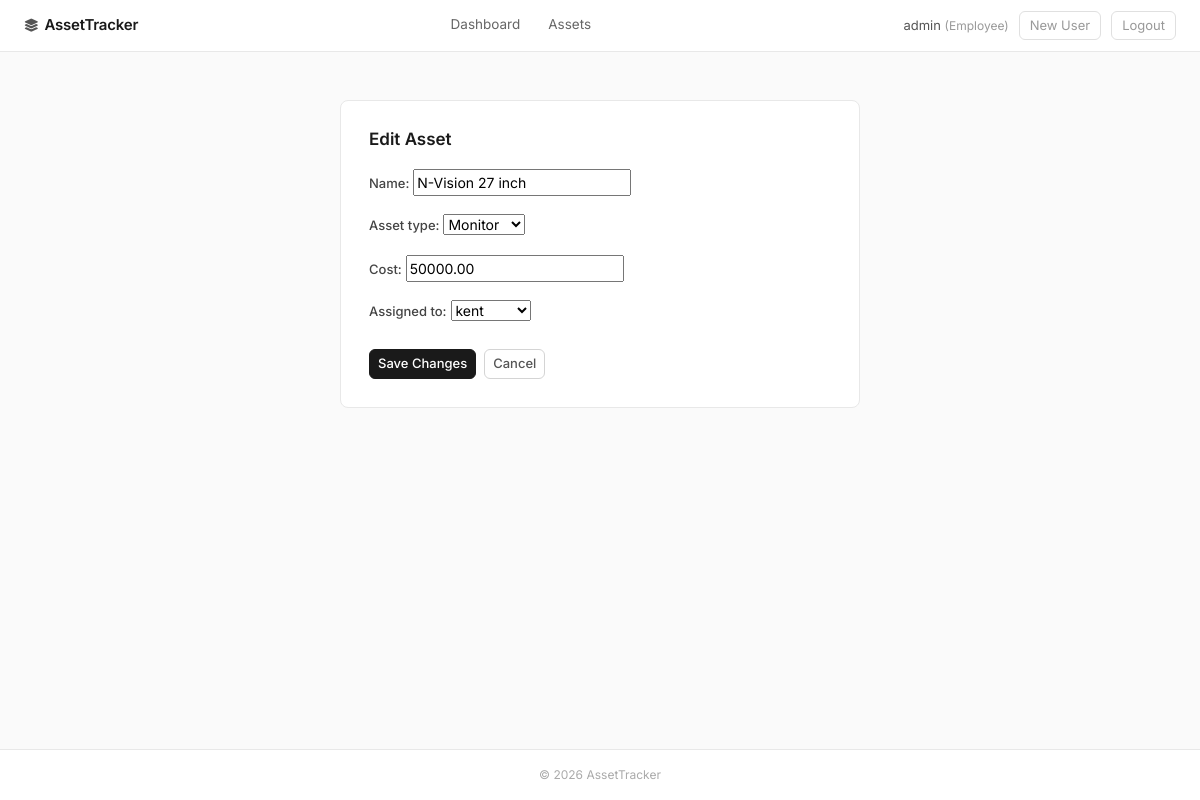
/update/21/ (signed in), run on the app's committed database.
### assets/models.py (models this page shows, shortened)
class User(AbstractUser):
    ROLE_CHOICES = (
        ('ADMIN', 'Administrator'),
        ('MANAGER', 'Manager'),
        ('EMPLOYEE', 'Employee'),
    )
    role = models.CharField(max_length=20, choices=ROLE_CHOICES, default='EMPLOYEE')
    @property
    def is_manager_or_admin(self):
        return self.role in ['ADMIN', 'MANAGER'] or self.is_superuser

class TimeStampedModel(models.Model):
    created_at = models.DateTimeField(auto_now_add=True)
    updated_at = models.DateTimeField(auto_now=True)
    class Meta:
        abstract = True

class Asset(TimeStampedModel):
    ASSET_TYPES = (
        ('LAPTOP', 'Laptop'),
        ('MONITOR', 'Monitor'),
        ('PHONE', 'Phone'),
        ('FURNITURE', 'Furniture'),
    )
    name = models.CharField(max_length=100)
    asset_type = models.CharField(max_length=20, choices=ASSET_TYPES)
    cost = models.DecimalField(max_digits=10, decimal_places=2)
    assigned_to = models.ForeignKey(User, on_delete=models.SET_NULL, null=True, blank=True, related_name='assets')
    history = HistoricalRecords()

### assets/views.py (the view)
# urls.py: path('update/<int:pk>/', AssetUpdateView.as_view(), name='asset-update'),
class AssetUpdateView(ManagerOrAdminRequiredMixin, UpdateView):
    model = Asset
    template_name = 'assets/asset_form.html'
    fields = ['name', 'asset_type', 'cost', 'assigned_to']
    success_url = reverse_lazy('asset-list')

### assets/mixins.py (called while the page is built)
    def dispatch(self, request, *args, **kwargs):
        if not request.user.is_authenticated:
            raise PermissionDenied('You must be logged in.')
        if not request.user.is_manager_or_admin:
            raise PermissionDenied('You must be a Manager or Administrator to perform this action.')
        return super().dispatch(request, *args, **kwargs)

### assets/templates/assets/asset_form.html (shortened to what this page needs)
{% extends "assets/base.html" %}
{% block content %}
<div class="form-wrapper">
    <h2>{% if form.instance.pk %}Edit Asset{% else %}New Asset{% endif %}</h2>
    <form method="post">
        {{ form.as_p }}
        <div class="d-flex gap-2 mt-4">
            <button type="submit" class="btn btn-primary btn-sm">
                {% if form.instance.pk %}Save Changes{% else %}Create Asset{% endif %}
            </button>
            <a href="{% url 'asset-list' %}" class="btn btn-outline-secondary btn-sm">Cancel</a>
        </div>
    </form>
</div>
{% endblock %}

### assets/templates/assets/base.html (shortened to what this page needs)
<!DOCTYPE html>
<html lang="en">
<head>
    <link href="https://cdn.jsdelivr.net/npm/bootstrap@5.3.3/dist/css/bootstrap.min.css" rel="stylesheet">
    <link rel="stylesheet" href="https://cdnjs.cloudflare.com/ajax/libs/font-awesome/6.4.0/css/all.min.css">
</head>
<body>
<nav class="site-nav">
    <a class="site-nav__brand" href="{% url 'dashboard' %}">
        <i class="fas fa-layer-group"></i> AssetTracker
    </a>
    <ul class="site-nav__links">
        <li><a href="{% url 'dashboard' %}">Dashboard</a></li>
        <li><a href="{% url 'asset-list' %}">Assets</a></li>
    </ul>
    <div class="site-nav__right">
        {% if user.is_authenticated %}
            <span class="site-nav__user">
                {{ user.username }} <span>({{ user.get_role_display }})</span>
            </span>
            {% if user.is_manager_or_admin %}
                <a href="{% url 'register' %}" class="btn-link-muted">New User</a>
            {% endif %}
            <form action="{% url 'logout' %}" method="post" style="display:inline">
                <button type="submit" class="btn-link-muted">Logout</button>
            </form>
        {% else %}
            <a href="{% url 'login' %}" class="btn btn-primary btn-sm">Login</a>
        {% endif %}
    </div>
</nav>
<main class="container py-5">
    {% block content %}{% endblock %}
</main>
<footer>
    &copy; {% now "Y" %} AssetTracker
</footer>
</body>
</html>

### assets/templates/assets/base.html (style rules this page uses)
*, *::before, *::after { box-sizing: border-box; }
body { font-family: 'Inter', sans-serif; background-color: #fafafa; color: #1a1a1a; min-height: 100vh; display: flex; flex-direction: column; font-size: 14px; }
main { flex: 1; }
.site-nav { background: #fff; border-bottom: 1px solid #e8e8e8; padding: 0 1.5rem; height: 52px; display: flex; align-items: center; justify-content: space-between; }
.site-nav__brand { font-weight: 600; font-size: 15px; color: #1a1a1a; text-decoration: none; letter-spacing: -0.2px; display: flex; align-items: center; gap: 6px; }
.site-nav__brand i { color: #555; font-size: 13px; }
.site-nav__links { display: flex; gap: 0; list-style: none; margin: 0; padding: 0; }
.site-nav__links a { color: #666; text-decoration: none; font-size: 13.5px; padding: 0 14px; height: 52px; display: flex; align-items: center; border-bottom: 2px solid transparent; transition: color 0.15s, border-color 0.15s; }
.site-nav__right { display: flex; align-items: center; gap: 10px; }
.site-nav__user { font-size: 13px; color: #555; }
.site-nav__user span { color: #999; font-size: 12px; }
.btn { font-size: 13px; font-weight: 500; border-radius: 6px; }
.btn-primary { background: #1a1a1a; border-color: #1a1a1a; color: #fff; }
.btn-outline-secondary { color: #555; border-color: #d4d4d4; }
.btn-link-muted { color: #999; background: none; border: 1px solid #e0e0e0; padding: 4px 10px; border-radius: 6px; text-decoration: none; font-size: 13px; transition: background 0.15s; }
footer { border-top: 1px solid #e8e8e8; font-size: 12px; color: #aaa; text-align: center; padding: 16px; background: #fff; }
.form-wrapper { max-width: 520px; margin: 0 auto; background: #fff; border: 1px solid #e8e8e8; border-radius: 8px; padding: 28px; }
.form-wrapper h2 { font-size: 17px; font-weight: 600; margin-bottom: 20px; }
label { font-size: 13px; font-weight: 500; color: #444; margin-bottom: 4px; }

### data on the page
User: username "admin", role "Employee"
Asset: name "N-Vision 27 inch", asset_type "Monitor", cost "50000.00", assigned_to "kent"
